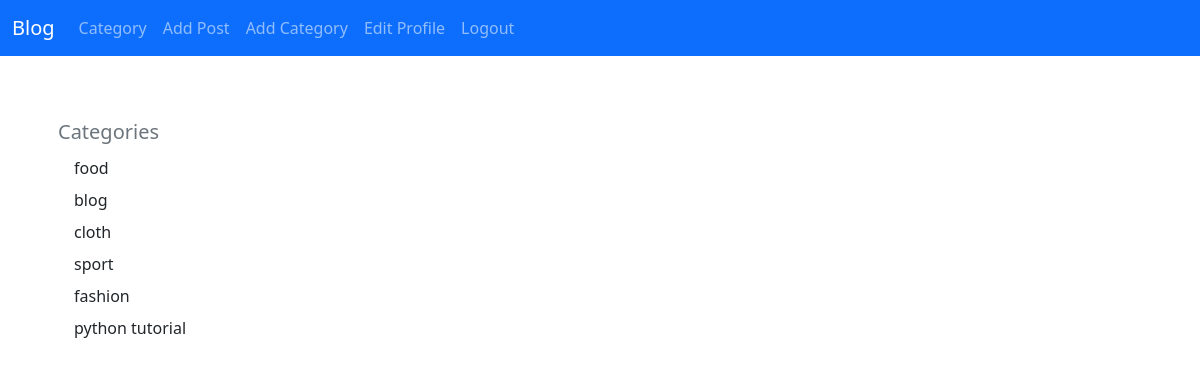
The page /category_list (signed in) on the database its author committed.
### post/models.py (models this page shows, shortened)
class Category(models.Model):
    name = models.CharField(max_length=255)
    class Meta:
        db_table = 'categories'
        verbose_name = 'category'
        verbose_name_plural = 'categories'
    def __str__(self):
        return self.name

### post/views.py (the view)
# urls.py: path('category_list', CategoryListView, name='category_list'),
def CategoryListView(request):
    category_list = Category.objects.all()
    return render(request, 'category_list.html', {'category_list': category_list})

### post/templates/category_list.html (shortened to what this page needs)
{% extends 'base.html' %}
{% block content %}
<div class="card-body">
    <h5 class="card-title text-muted">Categories</h5>
    {% for item in category_list %}
    <a class="dropdown-item" href="{% url 'category' item|slugify %}">{{ item }}</a>
    {% endfor %}
</div>
{% endblock %}

### rows shown on the page
Category: name "food"
Category: name "blog"
Category: name "cloth"
Category: name "sport"
Category: name "fashion"
Category: name "python tutorial"
